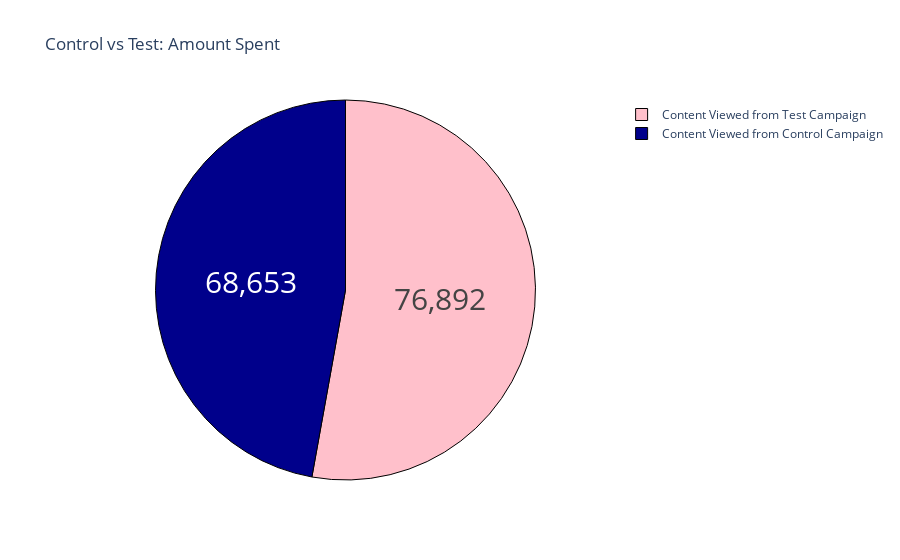

The notebook cell this image was saved under:
### Markdown cell above
Despite low website clicks more products were added to the cart from the control campaign.

### Code cell
#Now let’s have a look at the amount spent on both campaigns:

lables = ["Amount Spent in Control Campaign",
         "Amount Spent in Test Campaign"]
counts = [sum(control_data["Amount Spent"]),
         sum(test_data["Amount Spent"])]
colors = ["darkblue","pink"]
fig = go.Figure(data=[go.Pie(labels=label,values=counts)])
fig.update_layout(title_text='Control vs Test: Amount Spent')
fig.update_traces(hoverinfo='label+percent',textinfo='value',
                 textfont_size=30,
                 marker=dict(colors=colors,
                            line=dict(color='black',width=1)))

### Figure 1 — Plotly figure (JSON) as saved in the notebook; plotly's stock layout.template omitted (floating-point values rounded to 4 significant figures)
{"data": [{"hoverinfo": "label+percent", "labels": ["Content Viewed from Control Campaign", "Content Viewed from Test Campaign"], "marker": {"colors": ["darkblue", "pink"], "line": {"color": "black", "width": 1}}, "textfont": {"size": 30}, "textinfo": "value", "type": "pie", "values": [68653, 76892]}], "layout": {"title": {"text": "Control vs Test: Amount Spent"}}}
